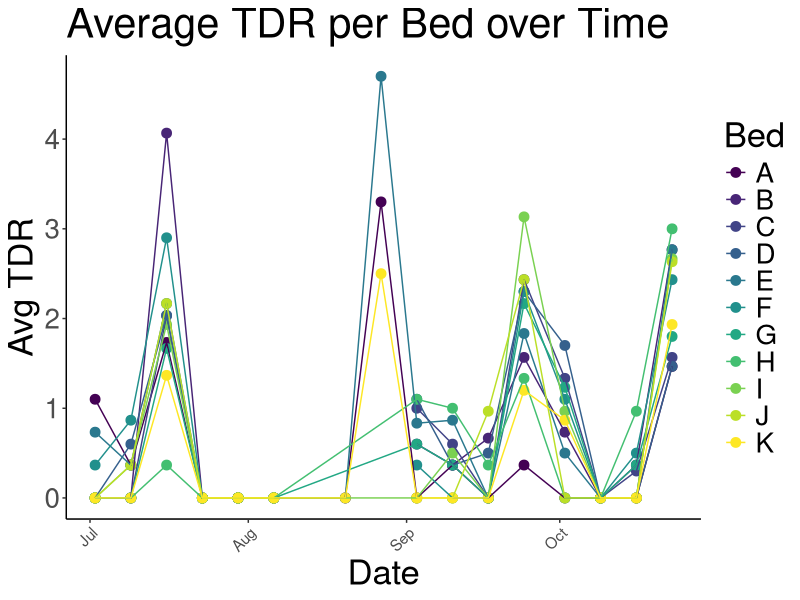
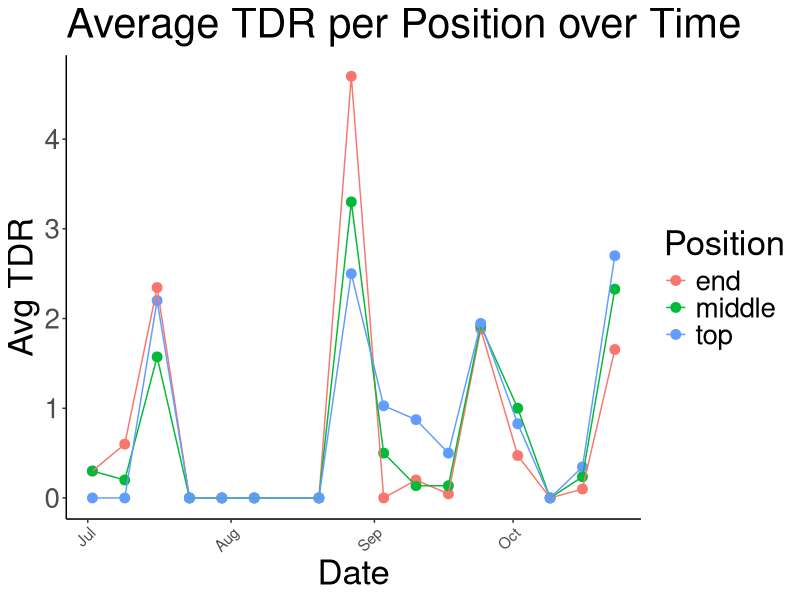
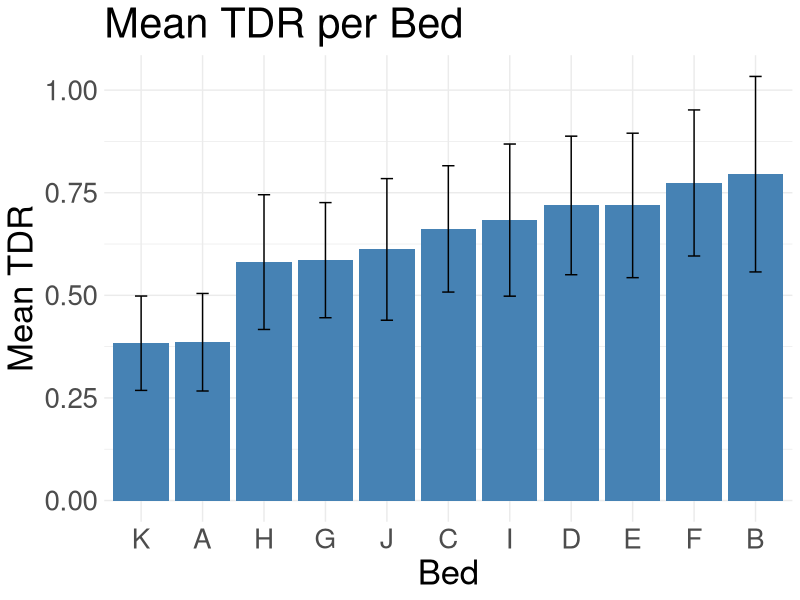
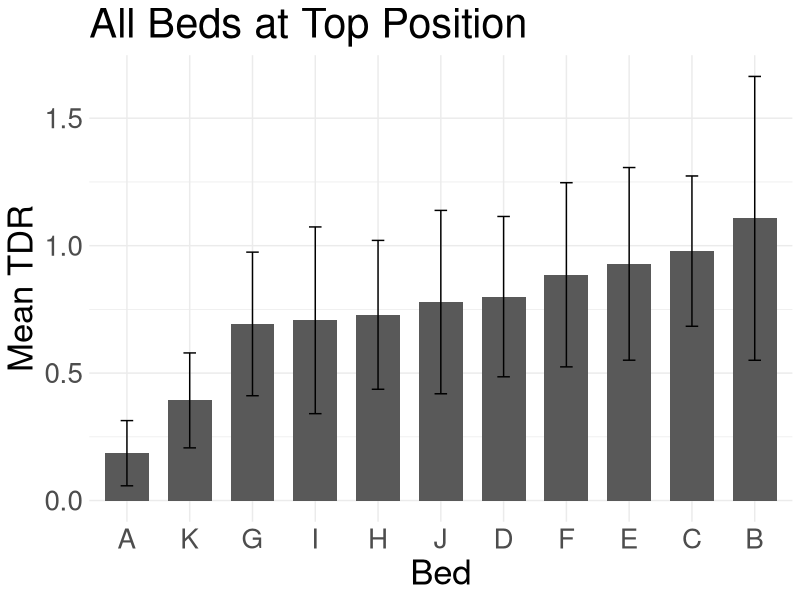
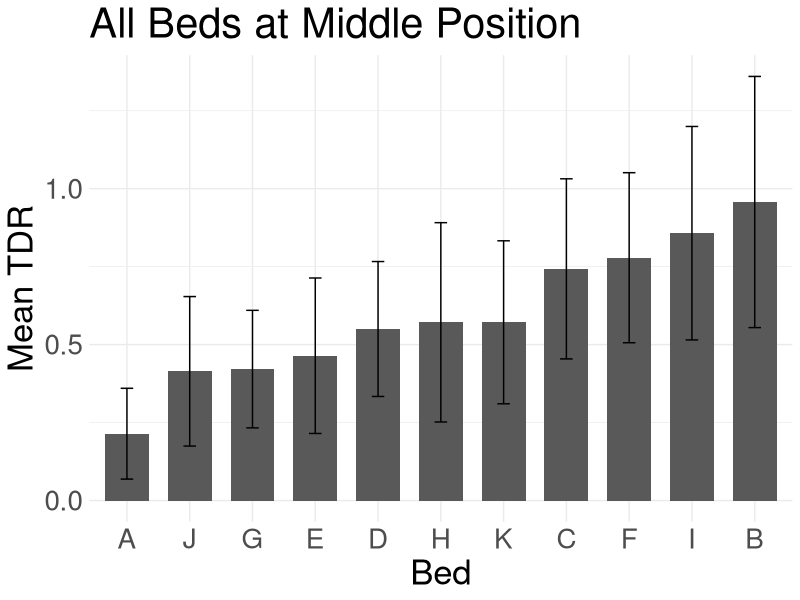
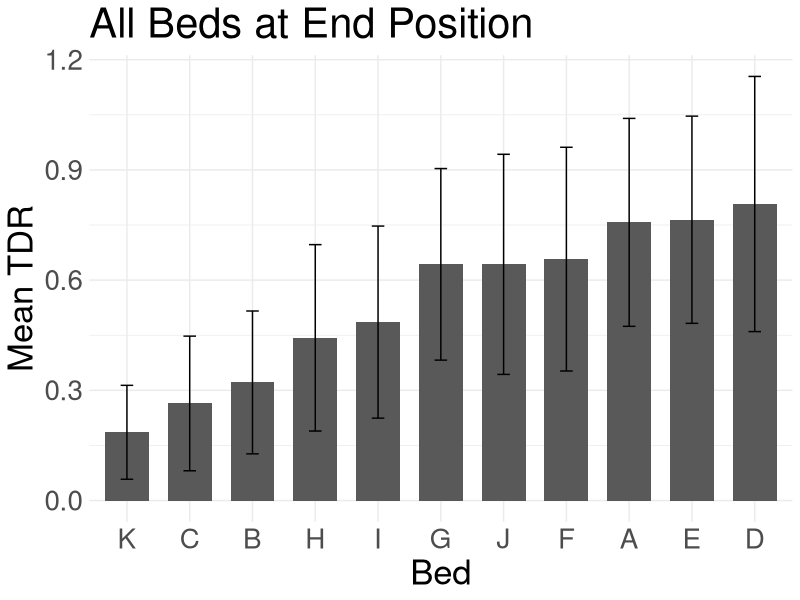
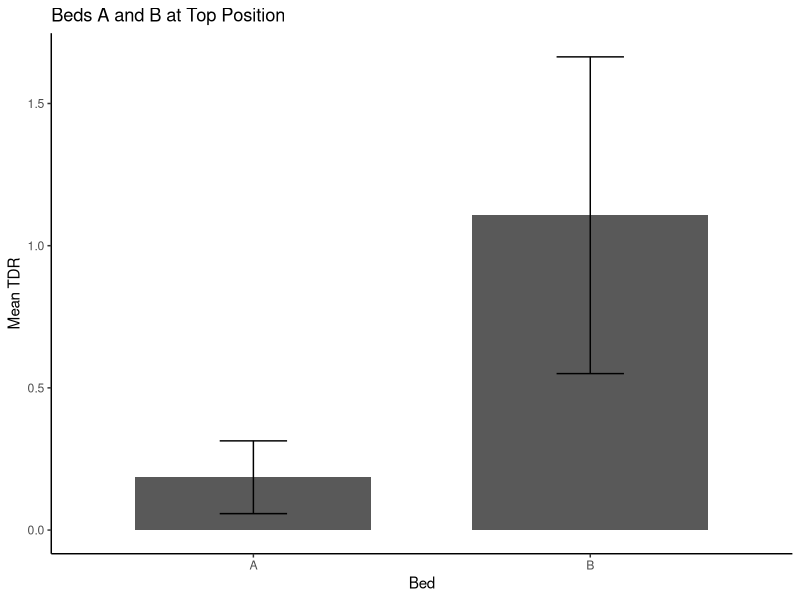
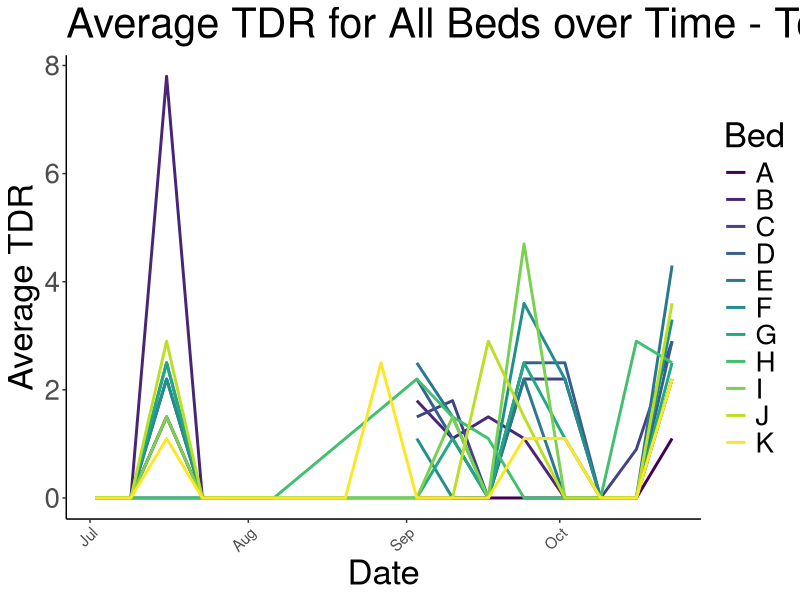

The R script that drew these images, in order: (Note: this script raises an error after producing the figures.)
## ---- chunk 1
knitr::opts_chunk$set(echo = TRUE)
## ---- chunk 2
library(tidyverse) #includes ggplot and dplyer
library(corrplot)

sem <- function(x, na.rm=FALSE) {           #for calculating standard error
  sd(x,na.rm=na.rm)/sqrt(length(na.omit(x)))
}
## ---- chunk 3
combined_tdr <- read_csv("../input/WL2_2024_TDR_Processed.csv") #produced in "TDR_Plots.R"
unique(combined_tdr$date) #check for issues in date column 
#some cases of "816124"
#Where did the April time points come from? Is this an error from data entry?
combined_tdr %>% filter(Bed=="J" | Bed=="K") %>% mutate(date=mdy(date)) %>% arrange(Bed, date) #missing 9/3/24 
#some 7/2/24 and some 7/3/24, error from hand-written data - should be 7/2

combined_tdr_dates <- combined_tdr %>% 
  mutate(date=if_else(date=="816124", "8/6/24", 
                      if_else(date=="4/3/24", "9/3/24", 
                              if_else(date=="7/3/24", "7/2/24", date)))) %>%  #fix the errors found above
  mutate(date=mdy(date)) #converting the date column to a date format 
unique(combined_tdr_dates$date) #check if the date column has been properly corrected 

combined_tdr_dates %>% filter(is.na(TDR))
#no measurements for Beds B,C,D,F,J on 8/20, 8/27 - Remove these dates so that the averages aren't thrown off
#some beds only have data for one position on some dates...
## ---- chunk 4
#setting bed average
 bed_avg <- combined_tdr_dates %>% 
  group_by(date, Bed) %>% 
  summarize(mean_TDR = mean(TDR, na.rm = TRUE), .groups = "drop")

#Average TDR per Bed over Time Plot
 ggplot(bed_avg, aes(x = date, y = mean_TDR, color = Bed)) +
  geom_point(size = 3) +
  geom_line() +
  labs(title = "Average TDR per Bed over Time", y = "Avg TDR", x = "Date") +
  theme_classic() +
  theme(axis.text.x = element_text(angle = 45, hjust =1, size = 11), text=element_text(size=25)) +
  scale_color_viridis_d(option = "viridis")
ggsave("../output/Bedovertime.png", width = 12, height = 8, units = "in")
 
#setting position average
 position_avg <- combined_tdr_dates %>% 
  group_by(date, Position) %>% 
  summarize(mean_TDR = mean(TDR, na.rm = TRUE), .groups = "drop")
 
#Average TDR per Position over Time Plot
 ggplot(position_avg, aes(x = date, y = mean_TDR, color = Position)) +
  geom_point(size = 3) +
  geom_line() +
  labs(title = "Average TDR per Position over Time", y = "Avg TDR", x = "Date") +
  theme_classic() +
  theme(axis.text.x = element_text(angle = 45, hjust =1, size = 11), text=element_text(size=25)) 
ggsave("../output/Positionovertime.png", width = 12, height = 8, units = "in")
## ---- chunk 5
#Mean TDR for Each Bed
bed_means <- combined_tdr_dates %>% 
  filter(date != "2024-08-20") %>% 
  filter(date != "2024-08-27") %>% #remove these dates since don't have data for all beds (might throw off the averages)
  group_by(Bed) %>% 
  summarize(mean_TDR = mean(TDR, na.rm = TRUE),
          sem_TDR=sem(TDR, na.rm=TRUE))
bed_means

#Mean TDR per Bed
ggplot(bed_means, aes(x=fct_reorder(Bed, mean_TDR), y = mean_TDR)) +
  geom_col(fill = "steelblue") +
   geom_errorbar(aes(ymin=mean_TDR-sem_TDR,ymax=mean_TDR+sem_TDR),width=.2, position = 
                  position_dodge(0.75)) + 
  labs(title = "Mean TDR per Bed", y = "Mean TDR", x = "Bed") +
  theme_minimal() +
  theme(text=element_text(size=25)) #making the text bigger 
ggsave("../output/MeanTDRperBed.png", width = 12, height = 8, units = "in")


#new df bed_pos_means
bed_pos_means <- combined_tdr_dates %>% 
  filter(date != "2024-08-20") %>% 
  filter(date != "2024-08-27") %>% #remove these dates since don't have data for all beds (might throw off the averages)
  group_by(Position, Bed) %>% 
  summarize(mean_TDR = mean(TDR, na.rm = TRUE),
          sem_TDR=sem(TDR, na.rm=TRUE))
bed_pos_means

#Filtering plots for each bed position
bed_pos_means %>% 
  filter(Position=="top") %>% 
  ggplot(aes(x=fct_reorder(Bed, mean_TDR), y=mean_TDR)) +
  geom_col(width = 0.7,position = position_dodge(0.75)) + 
  geom_errorbar(aes(ymin=mean_TDR-sem_TDR,ymax=mean_TDR+sem_TDR),width=.2, position = 
                  position_dodge(0.75)) + 
  theme_minimal() +
  theme(text=element_text(size=25)) + #making the text bigger 
  labs(x="Bed", y="Mean TDR", title="All Beds at Top Position")
ggsave("../output/MeanTDRTopBeds.png", width = 12, height = 8, units = "in")

bed_pos_means %>% 
  filter(Position=="middle") %>% 
  ggplot(aes(x=fct_reorder(Bed, mean_TDR), y=mean_TDR)) +
  geom_col(width = 0.7,position = position_dodge(0.75)) + 
  geom_errorbar(aes(ymin=mean_TDR-sem_TDR,ymax=mean_TDR+sem_TDR),width=.2, position = 
                  position_dodge(0.75)) + 
  theme_minimal() +
  theme(text=element_text(size=25)) + #making the text bigger 
  labs(x="Bed", y="Mean TDR", title="All Beds at Middle Position")
ggsave("../output/MeanTDRMiddleBeds.png", width = 12, height = 8, units = "in")

bed_pos_means %>% 
  filter(Position=="end") %>% 
  ggplot(aes(x=fct_reorder(Bed, mean_TDR), y=mean_TDR)) +
  geom_col(width = 0.7,position = position_dodge(0.75)) + 
  geom_errorbar(aes(ymin=mean_TDR-sem_TDR,ymax=mean_TDR+sem_TDR),width=.2, position = 
                  position_dodge(0.75)) + 
  theme_minimal() +
  theme(text=element_text(size=25)) + #making the text bigger 
  labs(x="Bed", y="Mean TDR", title="All Beds at End Position")
ggsave("../output/MeanTDREndBeds.png", width = 12, height = 8, units = "in")
## ---- chunk 6
#Example, A and B top
bed_pos_means %>% 
 filter(Bed %in% c("A", "B"), Position == "top") %>%  #only keep beds A and B, you could do position == "Top" for example 
  ggplot(aes(x=fct_reorder(Bed, mean_TDR), y=mean_TDR)) +
  geom_col(width = 0.7,position = position_dodge(0.75)) + 
  geom_errorbar(aes(ymin=mean_TDR-sem_TDR,ymax=mean_TDR+sem_TDR),width=.2, position = 
                  position_dodge(0.75)) + 
  theme_classic() +
  labs(x="Bed", y="Mean TDR", title="Beds A and B at Top Position")
#ggsave("../output/MeanTDRtopBeds_AB_Time.png", width = 12, height = 8, units = "in")

bed_tdr_avg <- combined_tdr_dates %>% 
  group_by(Bed, date, Position) %>% 
  summarise(
    mean_TDR=mean(TDR, na.rm=TRUE), .groups = "drop")
bed_tdr_avg

#Average TDR of All Beds over Time - Top position 
bed_tdr_avg %>%
  filter(Position=="top") %>% 
  ggplot(aes(x =date, y =mean_TDR, color = Bed, group = Bed)) +
  geom_line(size = 1) +
  theme_classic() +
  theme(axis.text.x = element_text(angle = 45, hjust =1, size = 11), text=element_text(size=25)) +
  labs(x = "Date", y = "Average TDR", color = "Bed",
    title = "Average TDR for All Beds over Time - Top") +
  scale_color_viridis_d(option = "viridis")
ggsave("../output/MeanTDRTopBed_Time.png", width = 12, height = 8, units = "in")

#Average TDR of A, K, B, C over Time - Top Position 
bed_tdr_avg %>%
  filter(Bed %in% c("A", "B", "C", "K")) %>% 
  filter(Position=="top") %>% 
  ggplot(aes(x =date, y =mean_TDR, color = Bed, group = Bed)) +
  geom_line(size = 1) +
  theme_classic() +
  theme(axis.text.x = element_text(angle = 45, hjust =1, size = 11), text=element_text(size=25)) +
  labs(x = "Date", y = "Average TDR", color = "Bed",
    title = "Average TDR for Beds A, B, C, K over Time- Top") +
  scale_color_viridis_d(option = "viridis")
ggsave("../output/MeanTDRTopBeds_Time.png", width = 12, height = 8, units = "in")

#Average TDR of A, B, I, J over Time - Middle Position 
bed_tdr_avg %>%
  filter(Bed %in% c("A", "B", "I", "J")) %>% 
  filter(Position=="middle") %>% 
  ggplot(aes(x =date, y =mean_TDR, color = Bed, group = Bed)) +
  geom_line(size = 1) +
  theme_classic() +
  theme(axis.text.x = element_text(angle = 45, hjust =1, size = 11), text=element_text(size=25)) +
  labs(x = "Date", y = "Average TDR", color = "Bed",
    title = "Average TDR for Beds A, B, I, J over Time- Middle") +
  scale_color_viridis_d(option = "viridis")
ggsave("../output/MeanTDRMiddleBeds_Time.png", width = 12, height = 8, units = "in")

#Average TDR of A, C, D, E over Time - End Position 
bed_tdr_avg %>%
  filter(Bed %in% c("A", "C", "D", "E")) %>% 
  filter(Position=="end") %>% 
  ggplot(aes(x =date, y =mean_TDR, color = Bed, group = Bed)) +
  geom_line(size = 1) +
  theme_classic() +
  theme(axis.text.x = element_text(angle = 45, hjust =1, size = 11), text=element_text(size=25)) +
  labs(x = "Date", y = "Average TDR", color = "Bed",
    title = "Average TDR for Beds A, C, D, E over Time- End") +
  scale_color_viridis_d(option = "viridis")
ggsave("../output/MeanTDREndBeds_Time.png", width = 12, height = 8, units = "in")
## ---- chunk 7

#fixing MetStationData1
MetStationData1$X.TIMESTAMP <- sub('^"', ' ', MetStationData1$X.TIMESTAMP) #took away " at the start of every timestamp
MetStationData1$X.TIMESTAMP <- as.POSIXct(MetStationData1$X.TIMESTAMP, format="%Y-%m-%d %H:%M:%S")

MetStationData1 <- MetStationData1 %>% slice(-c(1, 2)) #removed first two empty rows

## ---- chunk 8
#filtering metstation for dates starting in summer 2024
library(dplyr)

MetStation_summer2024 <- MetStationData1 %>% #says there is no 2024 timestamps
  filter(X.TIMESTAMP >= as.POSIXct("2024-06-01 00:00:00") &
           X.TIMESTAMP >= "2024-08-31 23:59:59")

MS_Test <- read.table("CR1000XSeries_IntBioHalfHourTable.dat", header = TRUE, sep = "", fill = TRUE)
write.csv(df, "MS_test.csv", row.names = FALSE)

## ---- chunk 9
# correlating metstation and TDR data, example code below
wl2_cors <- wl2_establishment %>% 
  select(GrwSsn_GD_Recent, GrwSsn_GD_Historical) #make a dataframe with just the columns you want to correlate

cor.norm = cor(wl2_cors) #test correlations among the traits
cor.norm
cor.sig <- cor.mtest(wl2_cors, method = "pearson") #getting the p-values for correlations 
cor.sig
